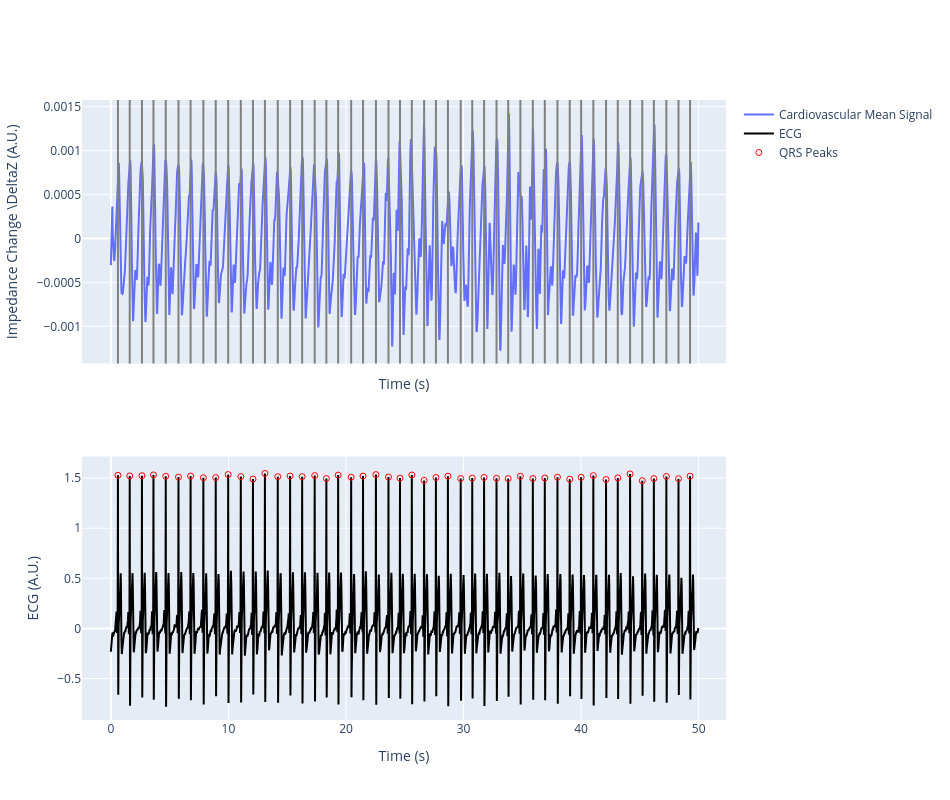

Source (notebook cell):
### Code cell
# detect R-peaks in ECG
rpeaks = hamilton_segmenter(ecg['value'], ecg['fs'])
tr = ecg['time'][rpeaks]

# plot
fig = make_subplots(rows=2, cols=1, shared_xaxes=True)
fig.update_layout(width=950, height=800)

fig.add_trace(go.Scatter(x=t, y=np.nanmean(imgs_card, axis=(0, 1)),
                        name='Cardiovascular Mean Signal'), row=1, col=1)
fig.update_yaxes(title='Impedance Change \DeltaZ (A.U.)', row=1, col=1)
fig.update_xaxes(title='Time (s)', row=1, col=1)
for tr_peak in tr:
    fig.add_vline(x=tr_peak, line_color='grey')

fig.add_trace(go.Scatter(x=ecg['time'], y=ecg['value'], name='ECG', line_color='black'), row=2, col=1)
fig.add_trace(go.Scatter(x=ecg['time'][rpeaks], y=ecg['value'][rpeaks], mode='markers', 
                         marker_color='red', marker_symbol='circle-open', name='QRS Peaks'), row=2, col=1)
fig.update_yaxes(title='ECG (A.U.)', row=2, col=1)
fig.update_xaxes(title='Time (s)', row=2, col=1)

### Figure 1 — Plotly figure (JSON) as saved in the notebook; plotly's stock layout.template omitted (floating-point values rounded to 4 significant figures; data arrays with more than 128 entries replaced by an {"elided": "..."} marker saying what was removed)
{"data": [{"name": "Cardiovascular Mean Signal", "type": "scatter", "x": {"elided": "2384 float values"}, "xaxis": "x", "y": {"elided": "2384 float values"}, "yaxis": "y"}, {"line": {"color": "black"}, "name": "ECG", "type": "scatter", "x": {"elided": "49973 float values"}, "xaxis": "x2", "y": {"elided": "49973 float values"}, "yaxis": "y2"}, {"marker": {"color": "red", "symbol": "circle-open"}, "mode": "markers", "name": "QRS Peaks", "type": "scatter", "x": [0.602, 1.604, 2.644, 3.623, 4.67, 5.751, 6.782, 7.868, 8.921, 9.979, 11.05, 12.09, 13.1, 14.2, 15.25, 16.27, 17.34, 18.33, 19.33, 20.44, 21.45, 22.55, 23.61, 24.59, 25.6, 26.65, 27.65, 28.67, 29.76, 30.74, 31.75, 32.8, 33.8, 34.83, 35.89, 36.91, 37.99, 39.03, 40, 41.04, 42.12, 43.12, 44.17, 45.2, 46.19, 47.25, 48.28, 49.27], "xaxis": "x2", "y": [1.528, 1.522, 1.524, 1.531, 1.518, 1.51, 1.52, 1.504, 1.506, 1.535, 1.515, 1.49, 1.546, 1.514, 1.521, 1.514, 1.525, 1.495, 1.53, 1.509, 1.52, 1.535, 1.51, 1.5, 1.531, 1.477, 1.506, 1.519, 1.495, 1.5, 1.506, 1.498, 1.495, 1.518, 1.496, 1.501, 1.509, 1.489, 1.508, 1.525, 1.486, 1.502, 1.541, 1.474, 1.495, 1.516, 1.494, 1.519], "yaxis": "y2"}], "layout": {"height": 800, "shapes": [{"line": {"color": "grey"}, "type": "line", "x0": 0.602, "x1": 0.602, "xref": "x", "y0": 0, "y1": 1, "yref": "y domain"}, {"line": {"color": "grey"}, "type": "line", "x0": 1.604, "x1": 1.604, "xref": "x", "y0": 0, "y1": 1, "yref": "y domain"}, {"line": {"color": "grey"}, "type": "line", "x0": 2.644, "x1": 2.644, "xref": "x", "y0": 0, "y1": 1, "yref": "y domain"}, {"line": {"color": "grey"}, "type": "line", "x0": 3.623, "x1": 3.623, "xref": "x", "y0": 0, "y1": 1, "yref": "y domain"}, {"line": {"color": "grey"}, "type": "line", "x0": 4.67, "x1": 4.67, "xref": "x", "y0": 0, "y1": 1, "yref": "y domain"}, {"line": {"color": "grey"}, "type": "line", "x0": 5.751, "x1": 5.751, "xref": "x", "y0": 0, "y1": 1, "yref": "y domain"}, {"line": {"color": "grey"}, "type": "line", "x0": 6.782, "x1": 6.782, "xref": "x", "y0": 0, "y1": 1, "yref": "y domain"}, {"line": {"color": "grey"}, "type": "line", "x0": 7.868, "x1": 7.868, "xref": "x", "y0": 0, "y1": 1, "yref": "y domain"}, {"line": {"color": "grey"}, "type": "line", "x0": 8.921, "x1": 8.921, "xref": "x", "y0": 0, "y1": 1, "yref": "y domain"}, {"line": {"color": "grey"}, "type": "line", "x0": 9.979, "x1": 9.979, "xref": "x", "y0": 0, "y1": 1, "yref": "y domain"}, {"line": {"color": "grey"}, "type": "line", "x0": 11.05, "x1": 11.05, "xref": "x", "y0": 0, "y1": 1, "yref": "y domain"}, {"line": {"color": "grey"}, "type": "line", "x0": 12.09, "x1": 12.09, "xref": "x", "y0": 0, "y1": 1, "yref": "y domain"}, {"line": {"color": "grey"}, "type": "line", "x0": 13.1, "x1": 13.1, "xref": "x", "y0": 0, "y1": 1, "yref": "y domain"}, {"line": {"color": "grey"}, "type": "line", "x0": 14.2, "x1": 14.2, "xref": "x", "y0": 0, "y1": 1, "yref": "y domain"}, {"line": {"color": "grey"}, "type": "line", "x0": 15.25, "x1": 15.25, "xref": "x", "y0": 0, "y1": 1, "yref": "y domain"}, {"line": {"color": "grey"}, "type": "line", "x0": 16.27, "x1": 16.27, "xref": "x", "y0": 0, "y1": 1, "yref": "y domain"}, {"line": {"color": "grey"}, "type": "line", "x0": 17.34, "x1": 17.34, "xref": "x", "y0": 0, "y1": 1, "yref": "y domain"}, {"line": {"color": "grey"}, "type": "line", "x0": 18.33, "x1": 18.33, "xref": "x", "y0": 0, "y1": 1, "yref": "y domain"}, {"line": {"color": "grey"}, "type": "line", "x0": 19.33, "x1": 19.33, "xref": "x", "y0": 0, "y1": 1, "yref": "y domain"}, {"line": {"color": "grey"}, "type": "line", "x0": 20.44, "x1": 20.44, "xref": "x", "y0": 0, "y1": 1, "yref": "y domain"}, {"line": {"color": "grey"}, "type": "line", "x0": 21.45, "x1": 21.45, "xref": "x", "y0": 0, "y1": 1, "yref": "y domain"}, {"line": {"color": "grey"}, "type": "line", "x0": 22.55, "x1": 22.55, "xref": "x", "y0": 0, "y1": 1, "yref": "y domain"}, {"line": {"color": "grey"}, "type": "line", "x0": 23.61, "x1": 23.61, "xref": "x", "y0": 0, "y1": 1, "yref": "y domain"}, {"line": {"color": "grey"}, "type": "line", "x0": 24.59, "x1": 24.59, "xref": "x", "y0": 0, "y1": 1, "yref": "y domain"}, {"line": {"color": "grey"}, "type": "line", "x0": 25.6, "x1": 25.6, "xref": "x", "y0": 0, "y1": 1, "yref": "y domain"}, {"line": {"color": "grey"}, "type": "line", "x0": 26.65, "x1": 26.65, "xref": "x", "y0": 0, "y1": 1, "yref": "y domain"}, {"line": {"color": "grey"}, "type": "line", "x0": 27.65, "x1": 27.65, "xref": "x", "y0": 0, "y1": 1, "yref": "y domain"}, {"line": {"color": "grey"}, "type": "line", "x0": 28.67, "x1": 28.67, "xref": "x", "y0": 0, "y1": 1, "yref": "y domain"}, {"line": {"color": "grey"}, "type": "line", "x0": 29.76, "x1": 29.76, "xref": "x", "y0": 0, "y1": 1, "yref": "y domain"}, {"line": {"color": "grey"}, "type": "line", "x0": 30.74, "x1": 30.74, "xref": "x", "y0": 0, "y1": 1, "yref": "y domain"}, {"line": {"color": "grey"}, "type": "line", "x0": 31.75, "x1": 31.75, "xref": "x", "y0": 0, "y1": 1, "yref": "y domain"}, {"line": {"color": "grey"}, "type": "line", "x0": 32.8, "x1": 32.8, "xref": "x", "y0": 0, "y1": 1, "yref": "y domain"}, {"line": {"color": "grey"}, "type": "line", "x0": 33.8, "x1": 33.8, "xref": "x", "y0": 0, "y1": 1, "yref": "y domain"}, {"line": {"color": "grey"}, "type": "line", "x0": 34.83, "x1": 34.83, "xref": "x", "y0": 0, "y1": 1, "yref": "y domain"}, {"line": {"color": "grey"}, "type": "line", "x0": 35.89, "x1": 35.89, "xref": "x", "y0": 0, "y1": 1, "yref": "y domain"}, {"line": {"color": "grey"}, "type": "line", "x0": 36.91, "x1": 36.91, "xref": "x", "y0": 0, "y1": 1, "yref": "y domain"}, {"line": {"color": "grey"}, "type": "line", "x0": 37.99, "x1": 37.99, "xref": "x", "y0": 0, "y1": 1, "yref": "y domain"}, {"line": {"color": "grey"}, "type": "line", "x0": 39.03, "x1": 39.03, "xref": "x", "y0": 0, "y1": 1, "yref": "y domain"}, {"line": {"color": "grey"}, "type": "line", "x0": 40, "x1": 40, "xref": "x", "y0": 0, "y1": 1, "yref": "y domain"}, {"line": {"color": "grey"}, "type": "line", "x0": 41.04, "x1": 41.04, "xref": "x", "y0": 0, "y1": 1, "yref": "y domain"}, {"line": {"color": "grey"}, "type": "line", "x0": 42.12, "x1": 42.12, "xref": "x", "y0": 0, "y1": 1, "yref": "y domain"}, {"line": {"color": "grey"}, "type": "line", "x0": 43.12, "x1": 43.12, "xref": "x", "y0": 0, "y1": 1, "yref": "y domain"}, {"line": {"color": "grey"}, "type": "line", "x0": 44.17, "x1": 44.17, "xref": "x", "y0": 0, "y1": 1, "yref": "y domain"}, {"line": {"color": "grey"}, "type": "line", "x0": 45.2, "x1": 45.2, "xref": "x", "y0": 0, "y1": 1, "yref": "y domain"}, {"line": {"color": "grey"}, "type": "line", "x0": 46.19, "x1": 46.19, "xref": "x", "y0": 0, "y1": 1, "yref": "y domain"}, {"line": {"color": "grey"}, "type": "line", "x0": 47.25, "x1": 47.25, "xref": "x", "y0": 0, "y1": 1, "yref": "y domain"}, {"line": {"color": "grey"}, "type": "line", "x0": 48.28, "x1": 48.28, "xref": "x", "y0": 0, "y1": 1, "yref": "y domain"}, {"line": {"color": "grey"}, "type": "line", "x0": 49.27, "x1": 49.27, "xref": "x", "y0": 0, "y1": 1, "yref": "y domain"}], "width": 950, "xaxis": {"anchor": "y", "autorange": true, "domain": [0, 1], "matches": "x2", "range": [-2.479, 52.35], "showticklabels": false, "title": {"text": "Time (s)"}, "type": "linear"}, "xaxis2": {"anchor": "y2", "autorange": true, "domain": [0, 1], "range": [-2.479, 52.35], "title": {"text": "Time (s)"}, "type": "linear"}, "yaxis": {"anchor": "x", "autorange": true, "domain": [0.575, 1], "range": [-0.001423, 0.001577], "title": {"text": "Impedance Change \\DeltaZ (A.U.)"}, "type": "linear"}, "yaxis2": {"anchor": "x2", "autorange": true, "domain": [0, 0.425], "range": [-0.9131, 1.715], "title": {"text": "ECG (A.U.)"}, "type": "linear"}}}
